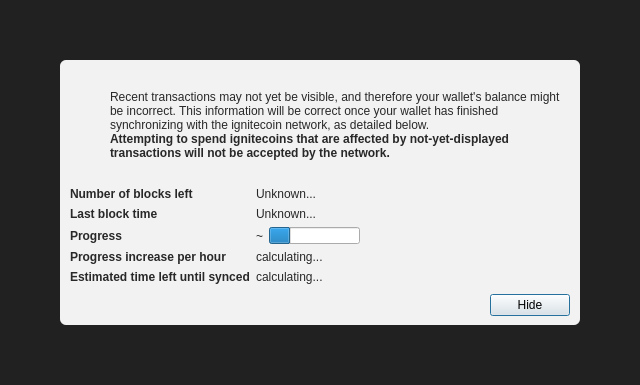
<?xml version="1.0" encoding="UTF-8"?>
<ui version="4.0">
 <class>ModalOverlay</class>
 <widget class="QWidget" name="ModalOverlay">
  <property name="geometry">
   <rect>
    <x>0</x>
    <y>0</y>
    <width>640</width>
    <height>385</height>
   </rect>
  </property>
  <property name="windowTitle">
   <string>Form</string>
  </property>
  <layout class="QVBoxLayout" name="verticalLayout" stretch="0">
   <property name="sizeConstraint">
    <enum>QLayout::SetDefaultConstraint</enum>
   </property>
   <property name="leftMargin">
    <number>0</number>
   </property>
   <property name="topMargin">
    <number>0</number>
   </property>
   <property name="rightMargin">
    <number>0</number>
   </property>
   <property name="bottomMargin">
    <number>0</number>
   </property>
   <item>
    <widget class="QWidget" name="bgWidget" native="true">
     <property name="styleSheet">
      <string notr="true">#bgWidget { background: rgba(0,0,0,220); }</string>
     </property>
     <layout class="QVBoxLayout" name="verticalLayoutMain" stretch="1">
      <property name="leftMargin">
       <number>60</number>
      </property>
      <property name="topMargin">
       <number>60</number>
      </property>
      <property name="rightMargin">
       <number>60</number>
      </property>
      <property name="bottomMargin">
       <number>60</number>
      </property>
      <item>
       <widget class="QWidget" name="contentWidget" native="true">
        <property name="styleSheet">
         <string notr="true">#contentWidget { background: rgba(255,255,255,240); border-radius: 6px; }

QLabel { color: rgb(40,40,40);  }</string>
        </property>
        <layout class="QVBoxLayout" name="verticalLayoutSub" stretch="1,0,0,0">
         <property name="spacing">
          <number>0</number>
         </property>
         <property name="leftMargin">
          <number>10</number>
         </property>
         <property name="topMargin">
          <number>10</number>
         </property>
         <property name="rightMargin">
          <number>10</number>
         </property>
         <property name="bottomMargin">
          <number>10</number>
         </property>
         <item>
          <layout class="QHBoxLayout" name="horizontalLayoutIconText" stretch="0,1">
           <property name="topMargin">
            <number>20</number>
           </property>
           <item>
            <layout class="QVBoxLayout" name="verticalLayoutIcon">
             <property name="leftMargin">
              <number>0</number>
             </property>
             <item>
              <widget class="QPushButton" name="warningIcon">
               <property name="enabled">
                <bool>false</bool>
               </property>
               <property name="text">
                <string/>
               </property>
               <property name="icon">
                <iconset>
                 <normaloff>:/icons/warning</normaloff>
                 <disabledoff>:/icons/warning</disabledoff>:/icons/warning</iconset>
               </property>
               <property name="iconSize">
                <size>
                 <width>48</width>
                 <height>48</height>
                </size>
               </property>
               <property name="flat">
                <bool>true</bool>
               </property>
              </widget>
             </item>
             <item>
              <spacer name="verticalSpacerWarningIcon">
               <property name="orientation">
                <enum>Qt::Vertical</enum>
               </property>
               <property name="sizeHint" stdset="0">
                <size>
                 <width>20</width>
                 <height>40</height>
                </size>
               </property>
              </spacer>
             </item>
            </layout>
           </item>
           <item>
            <layout class="QVBoxLayout" name="verticalLayoutInfoText">
             <property name="leftMargin">
              <number>0</number>
             </property>
             <property name="topMargin">
              <number>0</number>
             </property>
             <item>
              <widget class="QLabel" name="infoText">
               <property name="text">
                <string>Recent transactions may not yet be visible, and therefore your wallet's balance might be incorrect. This information will be correct once your wallet has finished synchronizing with the ignitecoin network, as detailed below.</string>
               </property>
               <property name="textFormat">
                <enum>Qt::RichText</enum>
               </property>
               <property name="wordWrap">
                <bool>true</bool>
               </property>
              </widget>
             </item>
             <item>
              <widget class="QLabel" name="infoTextStrong">
               <property name="font">
                <font>
                 <weight>75</weight>
                 <bold>true</bold>
                </font>
               </property>
               <property name="text">
                <string>Attempting to spend ignitecoins that are affected by not-yet-displayed transactions will not be accepted by the network.</string>
               </property>
               <property name="textFormat">
                <enum>Qt::RichText</enum>
               </property>
               <property name="wordWrap">
                <bool>true</bool>
               </property>
              </widget>
             </item>
             <item>
              <spacer name="verticalSpacerInTextSpace">
               <property name="orientation">
                <enum>Qt::Vertical</enum>
               </property>
               <property name="sizeHint" stdset="0">
                <size>
                 <width>20</width>
                 <height>40</height>
                </size>
               </property>
              </spacer>
             </item>
            </layout>
           </item>
          </layout>
         </item>
         <item>
          <spacer name="verticalSpacerAfterText">
           <property name="orientation">
            <enum>Qt::Vertical</enum>
           </property>
           <property name="sizeHint" stdset="0">
            <size>
             <width>20</width>
             <height>40</height>
            </size>
           </property>
          </spacer>
         </item>
         <item>
          <layout class="QFormLayout" name="formLayout">
           <property name="fieldGrowthPolicy">
            <enum>QFormLayout::FieldsStayAtSizeHint</enum>
           </property>
           <property name="horizontalSpacing">
            <number>6</number>
           </property>
           <property name="verticalSpacing">
            <number>6</number>
           </property>
           <property name="topMargin">
            <number>10</number>
           </property>
           <item row="0" column="0">
            <widget class="QLabel" name="labelNumberOfBlocksLeft">
             <property name="font">
              <font>
               <weight>75</weight>
               <bold>true</bold>
              </font>
             </property>
             <property name="text">
              <string>Number of blocks left</string>
             </property>
            </widget>
           </item>
           <item row="0" column="1">
            <widget class="QLabel" name="numberOfBlocksLeft">
             <property name="text">
              <string>Unknown...</string>
             </property>
            </widget>
           </item>
           <item row="1" column="0">
            <widget class="QLabel" name="labelLastBlockTime">
             <property name="font">
              <font>
               <weight>75</weight>
               <bold>true</bold>
              </font>
             </property>
             <property name="text">
              <string>Last block time</string>
             </property>
            </widget>
           </item>
           <item row="1" column="1">
            <widget class="QLabel" name="newestBlockDate">
             <property name="sizePolicy">
              <sizepolicy hsizetype="Maximum" vsizetype="Preferred">
               <horstretch>0</horstretch>
               <verstretch>0</verstretch>
              </sizepolicy>
             </property>
             <property name="text">
              <string>Unknown...</string>
             </property>
            </widget>
           </item>
           <item row="2" column="0">
            <widget class="QLabel" name="labelSyncDone">
             <property name="font">
              <font>
               <weight>75</weight>
               <bold>true</bold>
              </font>
             </property>
             <property name="text">
              <string>Progress</string>
             </property>
            </widget>
           </item>
           <item row="2" column="1">
            <layout class="QHBoxLayout" name="horizontalLayoutSync" stretch="0,1">
             <item>
              <widget class="QLabel" name="percentageProgress">
               <property name="text">
                <string notr="true">~</string>
               </property>
              </widget>
             </item>
             <item>
              <widget class="QProgressBar" name="progressBar">
               <property name="value">
                <number>24</number>
               </property>
               <property name="format">
                <string/>
               </property>
              </widget>
             </item>
            </layout>
           </item>
           <item row="4" column="0">
            <widget class="QLabel" name="labelProgressIncrease">
             <property name="font">
              <font>
               <weight>75</weight>
               <bold>true</bold>
              </font>
             </property>
             <property name="text">
              <string>Progress increase per hour</string>
             </property>
            </widget>
           </item>
           <item row="4" column="1">
            <widget class="QLabel" name="progressIncreasePerH">
             <property name="text">
              <string>calculating...</string>
             </property>
            </widget>
           </item>
           <item row="5" column="0">
            <widget class="QLabel" name="labelEstimatedTimeLeft">
             <property name="font">
              <font>
               <weight>75</weight>
               <bold>true</bold>
              </font>
             </property>
             <property name="text">
              <string>Estimated time left until synced</string>
             </property>
            </widget>
           </item>
           <item row="5" column="1">
            <widget class="QLabel" name="expectedTimeLeft">
             <property name="text">
              <string>calculating...</string>
             </property>
            </widget>
           </item>
          </layout>
         </item>
         <item>
          <layout class="QHBoxLayout" name="horizontalLayoutButtons">
           <property name="leftMargin">
            <number>10</number>
           </property>
           <property name="topMargin">
            <number>10</number>
           </property>
           <item>
            <spacer name="horizontalSpacer">
             <property name="orientation">
              <enum>Qt::Horizontal</enum>
             </property>
             <property name="sizeHint" stdset="0">
              <size>
               <width>40</width>
               <height>20</height>
              </size>
             </property>
            </spacer>
           </item>
           <item>
            <widget class="QPushButton" name="closeButton">
             <property name="text">
              <string>Hide</string>
             </property>
             <property name="shortcut">
              <string>Esc</string>
             </property>
             <property name="focusPolicy">
              <enum>Qt::StrongFocus</enum>
             </property>
             <property name="default">
              <bool>true</bool>
             </property>
            </widget>
           </item>
          </layout>
         </item>
        </layout>
       </widget>
      </item>
     </layout>
    </widget>
   </item>
  </layout>
 </widget>
 <resources/>
 <connections/>
</ui>
